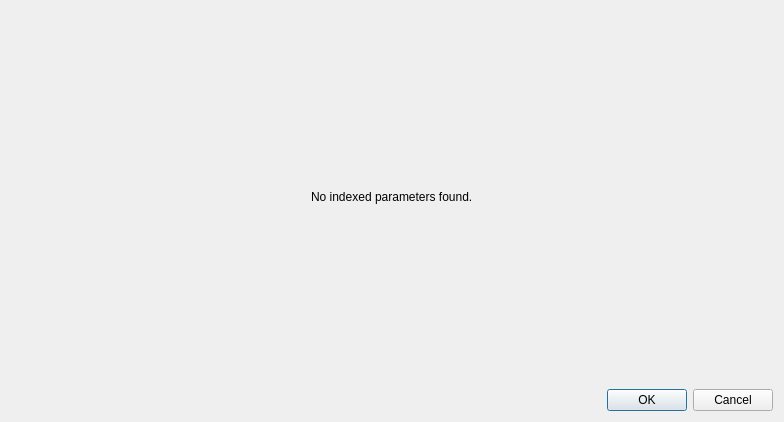
<?xml version="1.0" encoding="UTF-8"?>
<!--
######################################################################################################################
# Copyright (C) 2017-2022 Spine project consortium
# This file is part of Spine Items.
# Spine Items is free software: you can redistribute it and\/or modify it under the terms of the GNU Lesser General
# Public License as published by the Free Software Foundation, either version 3 of the License, or (at your option)
# any later version. This program is distributed in the hope that it will be useful, but WITHOUT ANY WARRANTY;
# without even the implied warranty of MERCHANTABILITY or FITNESS FOR A PARTICULAR PURPOSE. See the GNU Lesser General
# Public License for more details. You should have received a copy of the GNU Lesser General Public License along with
# this program. If not, see <http:\/\/www.gnu.org\/licenses\/>.
######################################################################################################################
-->
<ui version="4.0">
 <class>Form</class>
 <widget class="QWidget" name="Form">
  <property name="windowModality">
   <enum>Qt::WindowModal</enum>
  </property>
  <property name="geometry">
   <rect>
    <x>0</x>
    <y>0</y>
    <width>784</width>
    <height>422</height>
   </rect>
  </property>
  <property name="windowTitle">
   <string>Gdx Parameter Indexing Settings</string>
  </property>
  <layout class="QVBoxLayout" name="verticalLayout_2">
   <item>
    <widget class="QStackedWidget" name="widget_stack">
     <property name="currentIndex">
      <number>1</number>
     </property>
     <widget class="QWidget" name="settings_page">
      <layout class="QHBoxLayout" name="horizontalLayout_2">
       <item>
        <widget class="QSplitter" name="splitter">
         <property name="orientation">
          <enum>Qt::Horizontal</enum>
         </property>
         <widget class="QScrollArea" name="settings_area">
          <property name="widgetResizable">
           <bool>true</bool>
          </property>
          <widget class="QWidget" name="settings_area_contents">
           <property name="geometry">
            <rect>
             <x>0</x>
             <y>0</y>
             <width>69</width>
             <height>355</height>
            </rect>
           </property>
           <layout class="QVBoxLayout" name="verticalLayout_3">
            <item>
             <layout class="QVBoxLayout" name="settings_area_layout"/>
            </item>
           </layout>
          </widget>
         </widget>
         <widget class="QGroupBox" name="additiona_indexing_box">
          <property name="title">
           <string>Additional indexing domains</string>
          </property>
          <layout class="QVBoxLayout" name="verticalLayout_5">
           <item>
            <layout class="QVBoxLayout" name="verticalLayout">
             <item>
              <layout class="QHBoxLayout" name="horizontalLayout_3">
               <item>
                <widget class="QPushButton" name="add_domain_button">
                 <property name="text">
                  <string>Add</string>
                 </property>
                </widget>
               </item>
               <item>
                <widget class="QPushButton" name="remove_domain_button">
                 <property name="text">
                  <string>Remove</string>
                 </property>
                </widget>
               </item>
               <item>
                <spacer name="horizontalSpacer_3">
                 <property name="orientation">
                  <enum>Qt::Horizontal</enum>
                 </property>
                 <property name="sizeHint" stdset="0">
                  <size>
                   <width>40</width>
                   <height>20</height>
                  </size>
                 </property>
                </spacer>
               </item>
              </layout>
             </item>
             <item>
              <widget class="QListView" name="additional_domains_list_view">
               <property name="selectionMode">
                <enum>QAbstractItemView::ExtendedSelection</enum>
               </property>
              </widget>
             </item>
            </layout>
           </item>
           <item>
            <layout class="QFormLayout" name="formLayout">
             <item row="0" column="0">
              <widget class="QLabel" name="label_2">
               <property name="text">
                <string>Description:</string>
               </property>
              </widget>
             </item>
             <item row="0" column="1">
              <widget class="QLineEdit" name="description_edit"/>
             </item>
             <item row="1" column="0">
              <widget class="QRadioButton" name="use_expression_radio_button">
               <property name="text">
                <string>Expression:</string>
               </property>
              </widget>
             </item>
             <item row="1" column="1">
              <widget class="QLineEdit" name="expression_edit"/>
             </item>
             <item row="3" column="0">
              <widget class="QRadioButton" name="extract_from_radio_button">
               <property name="text">
                <string>Extract from:</string>
               </property>
              </widget>
             </item>
             <item row="3" column="1">
              <widget class="QComboBox" name="extract_from_combo_box"/>
             </item>
             <item row="2" column="0">
              <widget class="QLabel" name="label_3">
               <property name="text">
                <string>Length:</string>
               </property>
              </widget>
             </item>
             <item row="2" column="1">
              <widget class="QSpinBox" name="length_spin_box"/>
             </item>
            </layout>
           </item>
          </layout>
         </widget>
        </widget>
       </item>
      </layout>
     </widget>
     <widget class="QWidget" name="empty_message_page">
      <layout class="QVBoxLayout" name="verticalLayout_4">
       <item>
        <layout class="QHBoxLayout" name="horizontalLayout">
         <item>
          <spacer name="horizontalSpacer">
           <property name="orientation">
            <enum>Qt::Horizontal</enum>
           </property>
           <property name="sizeHint" stdset="0">
            <size>
             <width>40</width>
             <height>20</height>
            </size>
           </property>
          </spacer>
         </item>
         <item>
          <widget class="QLabel" name="label">
           <property name="text">
            <string>No indexed parameters found.</string>
           </property>
          </widget>
         </item>
         <item>
          <spacer name="horizontalSpacer_2">
           <property name="orientation">
            <enum>Qt::Horizontal</enum>
           </property>
           <property name="sizeHint" stdset="0">
            <size>
             <width>40</width>
             <height>20</height>
            </size>
           </property>
          </spacer>
         </item>
        </layout>
       </item>
      </layout>
     </widget>
    </widget>
   </item>
   <item>
    <widget class="QDialogButtonBox" name="button_box">
     <property name="standardButtons">
      <set>QDialogButtonBox::Cancel|QDialogButtonBox::Ok</set>
     </property>
    </widget>
   </item>
  </layout>
 </widget>
 <resources/>
 <connections/>
</ui>
